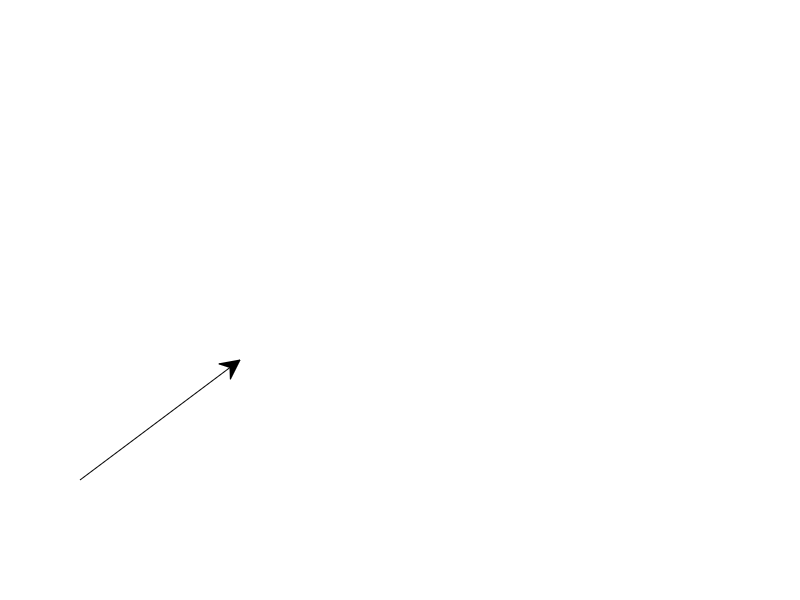

The MATLAB source for this figure: (Note: this script raises an error after producing the figure.)
%=============================================================================
% Copyright (c) 2016-present Allan CORNET (Nelson)
%=============================================================================
% This file is part of Nelson.
%=============================================================================
% LICENCE_BLOCK_BEGIN
% SPDX-License-Identifier: LGPL-3.0-or-later
% LICENCE_BLOCK_END
%=============================================================================
% <--ADV-CLI MODE-->
%=============================================================================
f2 = figure('Visible', 'off');
a2 = annotation(f2, 'arrow', [0.1 0.3], [0.2 0.4]);
asserts.isequal(a2.Parent, f2);
%=============================================================================
